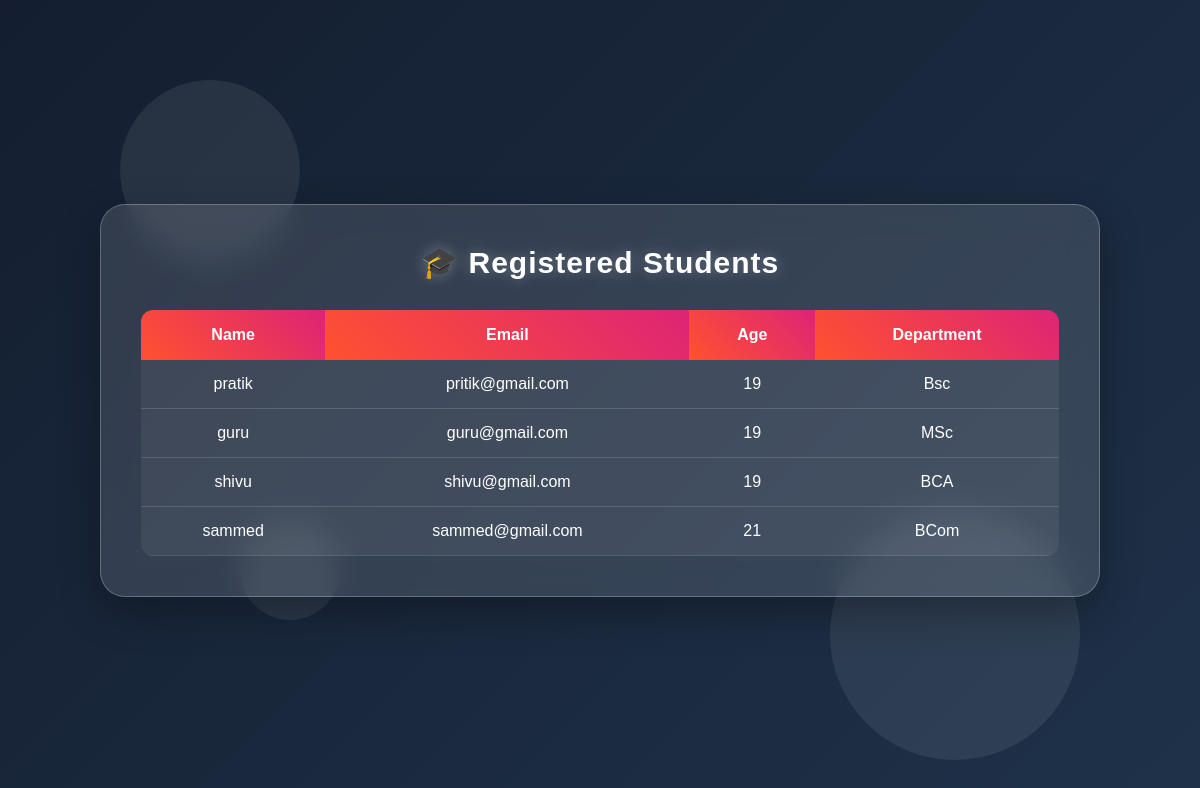
The page /students/ on the database its author committed.
### students/models.py (models this page shows, shortened)
class Student(models.Model):
    name=models.CharField(max_length=100)
    email=models.EmailField()
    age=models.IntegerField()
    department =models.CharField(max_length=100)

### students/views.py (the view)
# urls.py: path('students/',views.student_list,name='student_list'),
def student_list(request):
    students = Student.objects.all()
    return render(
        request,
        'students/student_list.html',
        {'students': students}
    )

### students/templates/students/student_list.html (shortened to what this page needs)
<!DOCTYPE html>
<html lang="en">
<head>
</head>
<body>
    <div class="circle circle1"></div>
    <div class="circle circle2"></div>
    <div class="circle circle3"></div>
    <div class="container">
        <h2>🎓 Registered Students</h2>
        <div class="table-wrapper">
            <table>
                <tr>
                    <th>Name</th>
                    <th>Email</th>
                    <th>Age</th>
                    <th>Department</th>
                </tr>
                {% for student in students %}
                <tr>
                    <td>{{ student.name }}</td>
                    <td>{{ student.email }}</td>
                    <td>{{ student.age }}</td>
                    <td>{{ student.department }}</td>
                </tr>
                {% empty %}
                <tr>
                    <td colspan="4" class="empty">
                        No students found
                    </td>
                </tr>
                {% endfor %}
            </table>
        </div>
    </div>
</body>
</html>

### students/templates/students/student_list.html (style rules this page uses)
* { margin: 0; padding: 0; box-sizing: border-box; }
body { font-family: Arial, sans-serif; min-height: 100vh; display: flex; justify-content: center; align-items: center; padding: 30px 15px; background: linear-gradient( 135deg, #141e30, #243b55, #4776a8 ); background-size: 300% 300%; animation: gradientMove 8s ease infinite; overflow-x: hidden; }
.circle { position: fixed; border-radius: 50%; background: rgba(255, 255, 255, 0.08); animation: float 8s infinite ease-in-out; pointer-events: none; }
.circle1 { width: 180px; height: 180px; top: 10%; left: 10%; }
.circle2 { width: 250px; height: 250px; bottom: 5%; right: 10%; animation-delay: 2s; }
.circle3 { width: 100px; height: 100px; top: 65%; left: 20%; animation-delay: 4s; }
.container { position: relative; z-index: 1; width: 95%; max-width: 1000px; padding: 40px; background: rgba(255, 255, 255, 0.12); backdrop-filter: blur(15px); -webkit-backdrop-filter: blur(15px); border: 1px solid rgba(255, 255, 255, 0.25); border-radius: 25px; box-shadow: 0 15px 40px rgba(0, 0, 0, 0.3); animation: slideUp 1.2s ease; }
h2 { text-align: center; color: white; font-size: 30px; margin-bottom: 30px; letter-spacing: 1px; text-shadow: 0 0 15px rgba(255, 255, 255, 0.3); }
.table-wrapper { width: 100%; overflow-x: auto; border-radius: 12px; }
table { width: 100%; border-collapse: collapse; color: white; overflow: hidden; }
th { background: linear-gradient( 45deg, #ff512f, #dd2476 ); padding: 16px; font-size: 16px; text-align: center; }
td { padding: 15px; text-align: center; border-bottom: 1px solid rgba(255, 255, 255, 0.15); background: rgba(255, 255, 255, 0.06); transition: 0.3s; }

### rows shown on the page
Student: name "pratik", email "pritik@gmail.com", age "19", department "Bsc"
Student: name "guru", email "guru@gmail.com", age "19", department "MSc"
Student: name "shivu", email "shivu@gmail.com", age "19", department "BCA"
Student: name "sammed", email "sammed@gmail.com", age "21", department "BCom"
